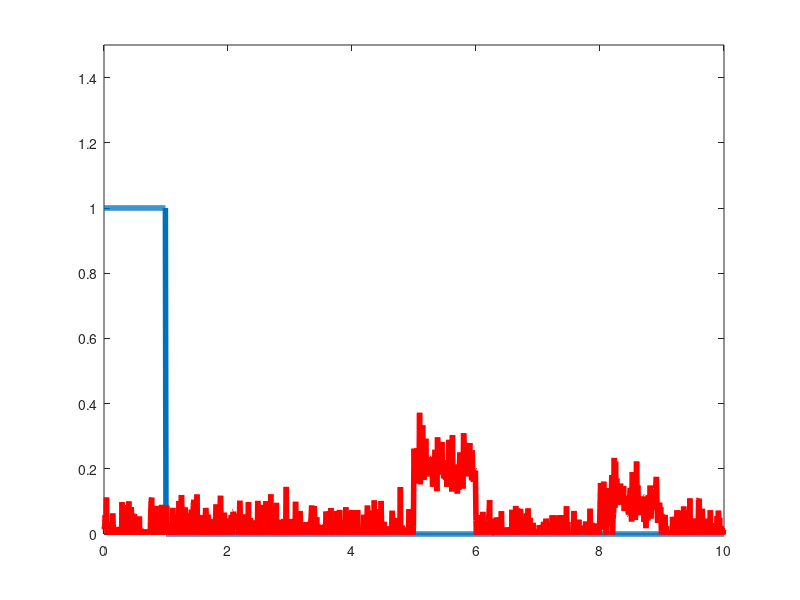

Write the MATLAB code that produced this figure. (Note: this script raises an error after producing the figure.)
close all;
ts=0.01;
fs=1/ts;

t=0:ts:10;
tlen=length(t);

x=zeros(1,tlen);
N=100;
x(1:N)=ones(1,N);

plot(t,x,'LineWidth',4)
ylim([0 1.5])
hold on

y=zeros(1,tlen);
idx1=501;
y(idx1:idx1+N-1)=0.2*ones(1,N);
idx2=801;
y(idx2:idx2+N-1)=0.1*ones(1,N);

sigma=0.05;
noise=sigma*randn(1,tlen);
y=y+noise;


plot(t,y,'LineWidth',4,'Color','r')
hold off

% First Strategy
thr=0.1;
indSig=find(y>thr);
td1=(indSig(1)-1)*ts;
C=3e8;
R1=C*td1/2;

% Second Strategy
s=ones(1,N);
ro=zeros(1,tlen-N);

for i=1:tlen-N
    ro(i)=innerproduct(y(i:i+N-1),s);
end
figure
plot(t(1:tlen-N),ro,'LineWidth',5)
xlabel('t')
[val,ind]=max(ro);
THR=10;
[pks,locs]=findpeaks(abs(ro));
indFinal=find(pks>THR);
tdhat=(locs(indFinal)-1)*ts;



indthr=find(ro>THR);






if val>THR
    
    
    
    
    
td2=(ind-1)*ts;
R2=C*td2/2;
else
   disp('No Target!') 
end

% [td1 td2]













